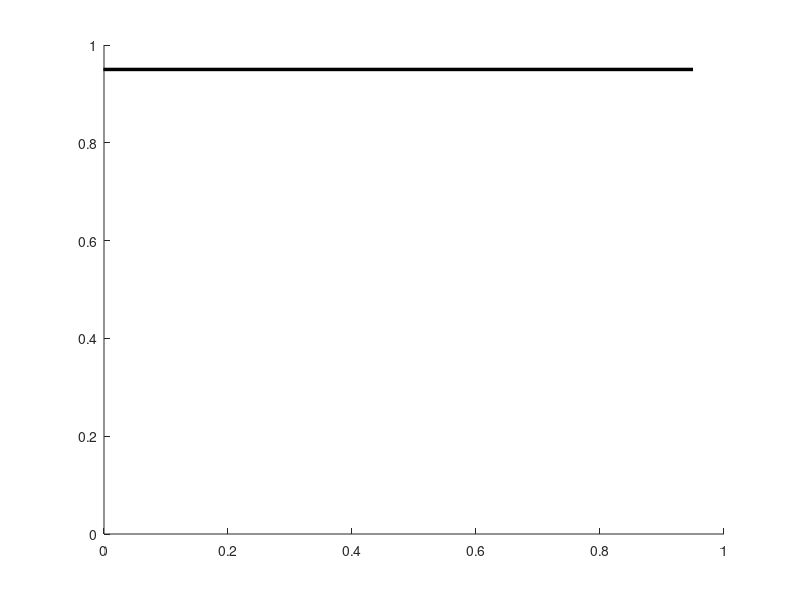

Reproduce this figure in MATLAB. (Note: this script raises an error after producing the figure.)
function [h] = scalebarX(varargin)

%Creates a scalebar on a set of axes
%EAS modified from Mathworks website 6.25.16
%commented out line 116: if this is a 2D plot, 3 vals are not needed for DataAspectRatio

% SCALEBAR
% SCALEBAR OFF
% SCALEBAR(PARAMETER, VALUE, ...)
% SCALEBAR(HAXES, PARAMETER, VALUE, ...)
% H = SCALEBAR(...)
% Draws a scalebar on the axes and returns handle to the scalebar. The
% DataAspectRatio property of the axes must be set to [1 1 1] and the view
% must be in 2D. All parameters are optional (note the default values
% below). SCALEBAR OFF deletes the current scalebar.
% 
% PARAMETER/VALUE pairs
%     hAxes:        handle to the axes (defaults to current axes)
%     ScaleLength:  length to show (in data units) (defaults to ~10% of the 
%                       x-axis limit range)
%     ScaleLengthRatio: ScaleLength/range(XLim)
%     Location:     location of the scalebar. Possible values are
%                       northeast (default)
%                       northwest
%                       southeast
%                       southwest
%                       [x y] data coordinates
%     Colour:       colour of scalebar in 1x3 RGB array (default is [0 0 0])
%     Bold:         draw with bold text and linewidth=2. 
%                       True or false(default)
%     Unit:         string containing units e.g. 'mm'
%
% Note: SCALEBAR sets the XLimMode and YLimMode of the axes to manual.

% Constants:
directions = {'northwest','northeast','southeast','southwest'};

% Set parameters to defaults
hAxes = gca;
%     scalelengthratio = 0.1;
    scalelength = 100;                          % this will correspond to 1 ms (given that the orignal ss file had x values *10 = uSec)
    location = 'northeast';
    colour = [0 0 0];
    boldflag = false;
    linewidth = 2.5;
    fontweight = 'normal';
    unitstring = '';
%     DataAspectRatio = [1 1 1];

% PROCESS ARGUMENTS
    if nargin>0
        args = {};
        % Process if arguments given as "hAxes, ..."
        if ishandle(varargin{1}) %hAxes
            args{length(args)+1}='hAxes';
            args{length(args)+1}=varargin{1};
            varargin = varargin(2:end);
        end
        args=[args varargin];
        % Process argument pairs
        for n=1:2:length(args)
            parameter = args{n};
            if n == length(args)
                error('Parameter ''%s'' is not followed by a value in argument list', parameter);
            end
            value = args{n+1};
            switch lower(parameter)
                case 'haxes'
                    if ~ishandle(value)
                        error 'HAXES is not a valid Axes handle'
                    elseif ~strcmpi(get(value,'type'),'axes')
                        error 'HAXES is not a valid Axes handle'
                    elseif strcmpi(get(value,'tag'),'colorbar')
                        error 'HAXES is a handle to a colorbar'
                    else
                        hAxes = value;
                    end
                case 'scalelength'
                    if ~isnumeric(value)
                        error 'SCALELENGTH must be a numeric value'
                    end
                    scalelength = value;
                case 'scalelengthratio'
                    if ~isnumeric(value)
                        error 'SCALELENGTHRATIO must be a numeric value'
                    end
                    scalelengthratio = value;
                case 'location'
                    if ~(numel(value)==2 && isnumeric(value)) && ...
                       isempty(strmatch(lower(value),directions,'exact'))
                        error 'unrecognised value for LOCATION'
                    end
                    location = value;
                case 'colour'
                    if numel(value)~=3 || ~isnumeric(value)
                        error 'COLOUR must be a 1x3 representation of an RGB colour'
                    end
                    colour = value;
                case 'bold'
                    if ischar(value) && strcmpi(value,'true') || ...
                       (islogical(value) || isnumeric(value)) && value
                            boldflag = true;
                            linewidth=2;
                            fontweight='bold';
                    end
                case 'unit'
                    if ~ischar(value) || isempty(value)
                        error('''Unit'' must be followed by a string')
                    end
                    unitstring = [' ' strtrim(value)];
                otherwise
                    error(['unrecognised parameter: ' parameter]);
            end
        end
    end

    % CHECK IF DATA ASPECT RATIO IS [1 1 1]
%     if ~all(get(hAxes,'DataAspectRatio')==1)
% %         error 'The Axes property DataAspectRatio must be set to [1 1 1]'
%         error 'The Axes property DataAspectRatio must be set to [1 1 1]'
% 
%     end
    
    % CHECK IF VIEW IS IN 2D
    [az el] = view(hAxes);
    if el~=90
        error 'The Axes must be in 2D view'
    end
    
    %GET IMAGE AND AXES DATA
    axeslims = [get(hAxes,'xlim')' get(hAxes,'ylim')'];
    axesdir = [1 1];
    if strcmpi(get(hAxes,'XDir'),'reverse')
        axeslims(:,1) = flipud(axeslims(:,1));
        axesdir(1) = -1;
    end
    if strcmpi(get(hAxes,'YDir'),'reverse')
        axeslims(:,2) = flipud(axeslims(:,2));
        axesdir(2) = -1;
    end

    % CALCULATE SCALELENGTH
    if scalelength==0
        sl = range(axeslims(:,1))*scalelengthratio;
        slorder = 10^floor(log10(sl));
        scalelength = round(sl/slorder)*slorder;    
    else
        scalelengthratio = scalelength/range(axeslims(:,1));
    end
    
    %SET UP POSITIONING
    if ischar(location)
        switch location
            case 'northeast'
                anchor = [axeslims(2,1) - axesdir(1)*range(axeslims(:,1))*0.05, ...
                          axeslims(2,2) - axesdir(2)*range(axeslims(:,2))*0.05];
                direction = 'southwest';
            case 'northwest'
                anchor = [axeslims(1,1) + axesdir(1)*range(axeslims(:,1))*0.05, ...
                          axeslims(2,2) - axesdir(2)*range(axeslims(:,2))*0.05];
                direction = 'southeast';
            case 'southwest'
                anchor = [axeslims(1,1) + axesdir(1)*range(axeslims(:,1))*0.05, ...
                          axeslims(1,2) + axesdir(2)*range(axeslims(:,2))*0.05];
                direction = 'northeast';
            case 'southeast'
                anchor = [axeslims(2,1) - axesdir(1)*range(axeslims(:,1))*0.05, ...
                          axeslims(1,2) + axesdir(2)*range(axeslims(:,2))*0.05];
                direction = 'northwest';
        end    
    else
        anchor = location;
        if location
            dirToCentre = min(axeslims)+range(axeslims)/2 - location.*axesdir;
            direction = directions{ceil((-1*atan2(dirToCentre(2),dirToCentre(1))+pi)/(2*pi)*4)};
        end
    end

    linepos = [anchor; anchor];
    if ~isempty(strfind(direction,'east'))
        linepos(2,1) = linepos(2,1)+axesdir(1)*scalelength;
    else
        linepos(1,1) = linepos(1,1)-axesdir(1)*scalelength;
    end
    
    ends(:,:,1) = [linepos(1,:); linepos(1,:)];
    ends(:,:,2) = [linepos(2,:); linepos(2,:)];
    if ~isempty(strfind(direction,'north'))
        ends(2,2,:) = ends(2,2,:)-axesdir(2)*0.1*scalelength;
        textalignment = {'bottom', 'center'};
    else
        ends(2,2,:) = ends(2,2,:)+axesdir(2)*0.1*scalelength;
        textalignment = {'top', 'center'};
    end
            
    % DRAW SCALEBAR
    set(gca,'xlimmode','manual','ylimmode','manual');
    hg = hggroup('tag','scalebar');
    line(linepos(:,1), linepos(:,2), 'color', colour, 'linewidth', linewidth, 'parent', hg);
%     line(ends(:,1,1), ends(:,2,1), 'color', colour, 'linewidth',     linewidth, 'parent', hg); %gets rid of the flipped end
%     line(ends(:,1,2), ends(:,2,2), 'color', colour, 'linewidth', linewidth, 'parent', hg);


%     text(linepos(1,1),linepos(1,2),0,'0','verticalalignment',textalignment{1},'horizontalalignment',textalignment{2}, 'color', colour, 'fontweight', fontweight, 'parent', hg);
%     text(linepos(1,1),linepos(1,2),0,'0','verticalalignment',textalignment{1},'horizontalalignment',textalignment{2}, 'color', colour, 'fontweight', fontweight, 'parent', hg);
% %     text(linepos(2,1),linepos(2,2),0,[num2str(scalelength) unitstring],'verticalalignment',textalignment{1},'horizontalalignment',textalignment{2}, 'color', colour, 'fontweight', fontweight, 'parent', hg);
%     text(linepos(2,1),linepos(2,2),0,[num2str(scalelength) '1'],'verticalalignment',textalignment{1},'horizontalalignment',textalignment{2}, 'color', colour, 'fontweight', fontweight, 'parent', hg);
% 
    
    if nargout>0
        h = hg;
    end
    
    % SETUP DELETE CALLBACK
    set(hg,'DeleteFcn',@deleteScaleBar)
    
    % SETUP LISTENER TO RESET SCALEBAR ON CHANGE OF AXES LIMITS
    hL(1) = addlistener(hAxes,'YLim','PostSet',@(src,event) resetScaleBar(src,event,hg));

    % SET USERDATA
    udata = {'ScaleLengthRatio',scalelengthratio;...
             'AnchorRatio',[(anchor(1)-min(axeslims(:,1)))/range(axeslims(:,1)) (anchor(2)-min(axeslims(:,2)))/range(axeslims(:,2))];...
             'Colour',colour;...
             'Listeners',hL;...
             'Bold',boldflag};
    set(hg,'UserData',udata);    
    
    % CALLBACK FUNCTIONS
    function deleteScaleBar(src,event)
        udata = get(src,'UserData');
        delete(udata{strcmpi(udata(:,1),'Listeners'),2});

    function resetScaleBar(src,event,SB)
        udata = get(SB,'UserData');
        hAxes = get(SB,'parent');
        
        delete(SB);        
        
        axeslims = [get(hAxes,'xlim')' get(hAxes,'ylim')'];
        
        scalelengthratio = udata{strcmpi(udata(:,1),'ScaleLengthRatio'),2};
        anchorratio = udata{strcmpi(udata(:,1),'AnchorRatio'),2};
        location = [anchorratio(1)*range(axeslims(:,1))+axeslims(1,1) anchorratio(2)*range(axeslims(:,2))+axeslims(1,2)];
        colour = udata{strcmpi(udata(:,1),'Colour'),2};
        boldflag = udata{strcmpi(udata(:,1),'Bold'),2};
        
        scalebar(hAxes,'ScaleLengthRatio',scalelengthratio,'Location',location,'Colour',colour, 'Bold', boldflag);

% end

